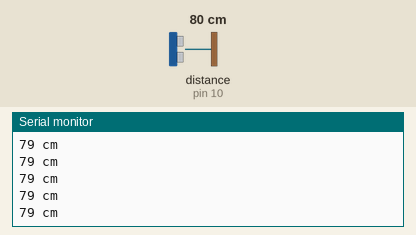
Recording of a sketch running on a simulated Arduino Uno, built with avr-gcc and run on an emulated ATmega328P. Parts: the last lines printed to the serial monitor. Wiring (inferred from the names in the program): ultrasonic range finder: trigger pin 9; echo pin 10. The inputs (shaded band) are chosen by the test bench; at power-on: distance to the obstacle (sensor on pin 10) 80 cm. The echo pulse lasts 58.3 µs per cm.

Above: at 1.2 s.
1.3 s: distance to the obstacle (sensor on pin 10) set to 2 cm
At 1.34 s:
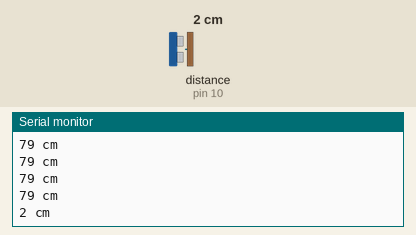
2.8 s: distance to the obstacle (sensor on pin 10) set to 299 cm
At 2.87 s:
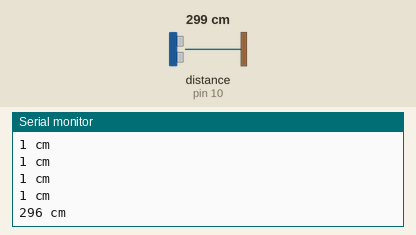
Timing chart, 0 to 5.8 s (numbered marks = the images above; inputs shaded):
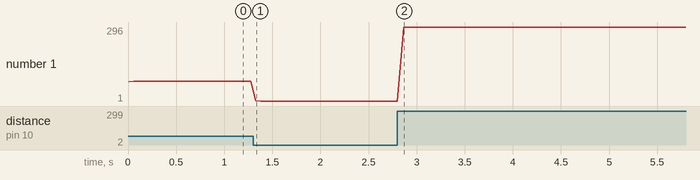

The sketch:

Vex_ultrasound.ino
```cpp
#include <arduino.h>

const int trigPin = 9;
const int echoPin = 10;
const int led = 8;

void setup() {
  Serial.begin(9600);
  pinMode(trigPin, OUTPUT);
  pinMode(echoPin, INPUT);

}

void loop() {
  digitalWrite(trigPin, LOW);
  delayMicroseconds(2);

  digitalWrite(trigPin, HIGH);
  delayMicroseconds(10);
  digitalWrite(trigPin, LOW);

  long duration = pulseIn(echoPin, HIGH);
  long distance = duration * 0.034 / 2;

  if (distance <=60)
    digitalWrite(led, HIGH);
    else
    digitalWrite(led, LOW);

  Serial.print(distance);
  Serial.println(" cm");
    delay(50);
}
```

Measured:
- after the input at 1.3 s, the serial monitor: prints a new line at once (image 1)
- after the input at 2.8 s, the serial monitor: prints a new line after 0.07 s (image 2)
- plotted number 1: 79 → 1 after the input at 1.3 s, 1 → 296 after the input at 2.8 s
